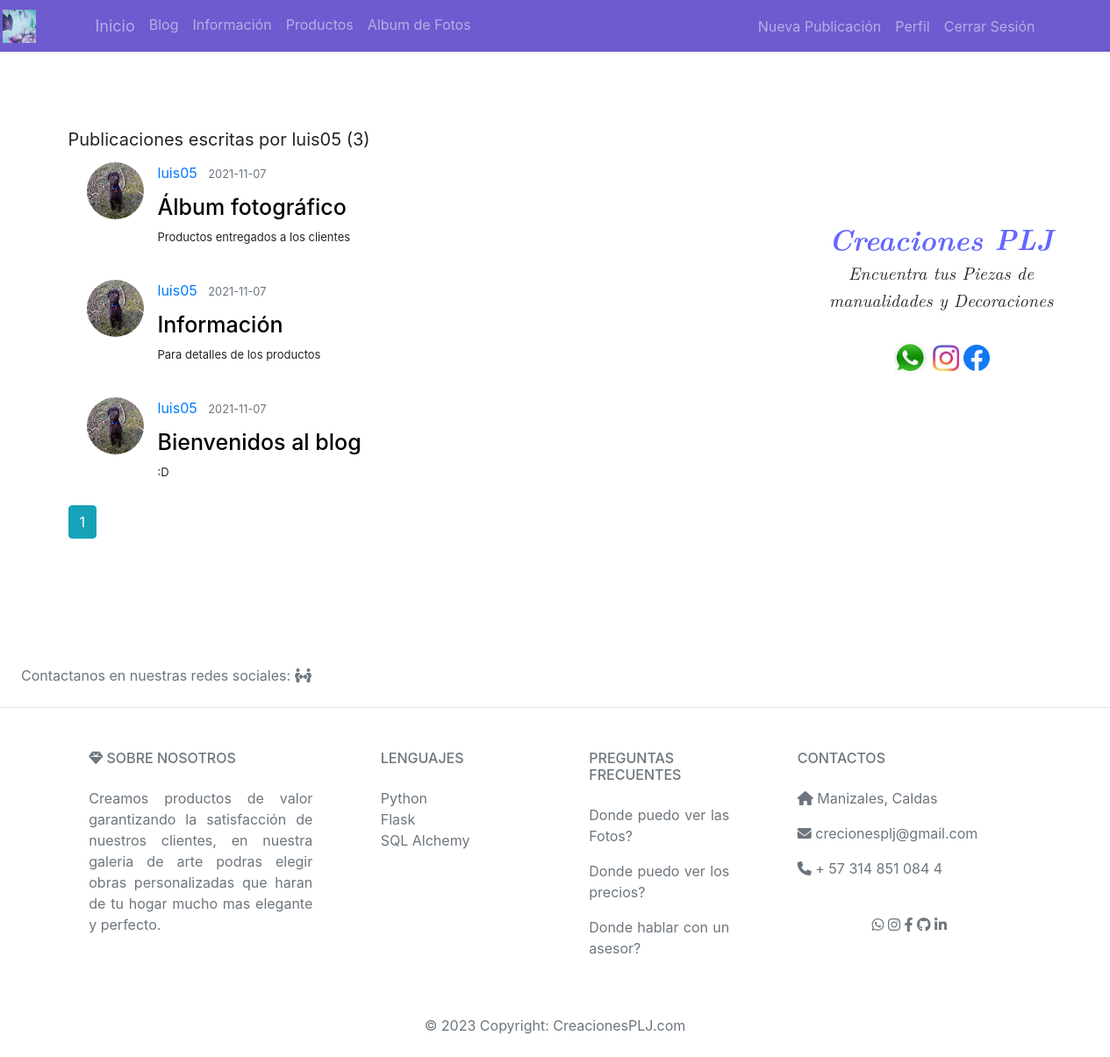
Page /user/luis05 (signed in) on the committed database.
### flaskblog/models.py (models this page shows, shortened)
class User(db.Model, UserMixin):
    id = db.Column(db.Integer, primary_key=True)
    username = db.Column(db.String(20), unique=True, nullable=False)
    email = db.Column(db.String(120), unique=True, nullable=False)
    image_file = db.Column(db.String(20), nullable=False, default='default.jpg')
    password = db.Column(db.String(60), nullable=False)
    posts = db.relationship('Post', backref='author', lazy=True)

class Post(db.Model):
    id = db.Column(db.Integer, primary_key=True)
    title = db.Column(db.String(100), nullable=False)
    date_posted = db.Column(db.DateTime, nullable=False, default=datetime.utcnow)
    content = db.Column(db.Text, nullable=False)
    user_id = db.Column(db.Integer, db.ForeignKey('user.id'), nullable=False)

### flaskblog/users/routes.py (the view)
@users.route("/user/<string:username>")
def user_posts(username):
    page = request.args.get('page', 1, type=int)
    user = User.query.filter_by(username=username).first_or_404()
    posts = Post.query.filter_by(author=user)\
        .order_by(Post.date_posted.desc())\
        .paginate(page=page, per_page=4)
    return render_template('user_posts.html', posts=posts, user=user)

### flaskblog/models.py (called while the page is built)
@login_manager.user_loader
def load_user(user_id):
    return User.query.get(int(user_id))

### flaskblog/templates/user_posts.html
{% extends "layout.html" %}
{% block content %}
<br></br>
<br></br>
    <h7 class="mb-3">Publicaciones escritas por {{ user.username }} ({{ posts.total }})</h7>
    {% for post in posts.items %}
            <article class="media content-section">
                <img class ="rounded-circle article-img" src="{{url_for('static', filename='profile_pics/' + post.author.image_file) }}">
                <div class="media-body">
                    <div class="article-metadata">
                    <a class="mr-2" href="{{ url_for('users.user_posts', username=post.author.username) }}">{{ post.author.username }}</a>
                    <small class="text-muted">{{ post.date_posted.strftime('%Y-%m-%d') }}</small>
                    </div>
                    <h2><a class="article-title" href="{{ url_for('posts.post', post_id=post.id) }}">{{ post.title }}</a></h2>
                    <p class="article-content">{{ post.content }}</p>
                </div>
            </article>
    {% endfor %}
    {% for page_num in posts.iter_pages(left_edge=1, right_edge=1, left_current=1, right_current=2)  %}
        {% if page_num %}
            {% if posts.page == page_num %}
                <a class="btn btn-info mb-4" href="{{ url_for('users.user_posts', username=user.username, page=page_num) }}">{{ page_num }}</a>
            {% else %}
                <a class="btn btn-outline-info mb-4" href="{{ url_for('main.home', page=page_num) }}">{{ page_num }}</a>
            {% endif %}
        {% else %}
            ...
        {% endif %}
    {% endfor %}
{% endblock content %}

### flaskblog/templates/css/style.css (style rules this page uses)
html,body,div,span,object,iframe,h1,h2,h3,h4,h5,h6,p,blockquote,pre,abbr,address,cite,code,del,dfn,em,img,ins,kbd,q,samp,small,strong,sub,sup,var,b,i,dl,dt,dd,ol,ul,li,fieldset,form,label,legend,table,caption,tbody,tfoot,thead,tr,th,td,article,aside,canvas,details,figcaption,figure,footer,header,hgroup,menu,nav,section,summary,time,mark,audio,video { margin:0;padding:0;border:0;outline:0;font-size:100%;vertical-align:baseline;background:transparent }
body { line-height:1 }
article,aside,details,figcaption,figure,footer,header,hgroup,menu,nav,section { display:block }
a { margin:0;padding:0;font-size:100%;vertical-align:baseline;background:transparent;text-decoration:none }
html,body { width:100%; height:100%; background:#111; }
html { -webkit-tap-highlight-color: rgba(0, 0, 0, 0); }
body { font:normal 75% Arial, Helvetica, sans-serif; }

### flaskblog/static/main.css (style rules this page uses)
body { background: rgb(250, 250, 250); }
h1, h2, h3, h4, h5, h6 { color: rgb(0, 0, 0); text-align: justify; }
p { text-align: justify; }
h7 { font-size: 20px; }
.text-muted { color: #000000; }
.content-section { background: #ffffff; padding: 10px 20px; border: 1px solid #ffffff; border-radius: 3px; }
.article-title { color: #000000; font-size: 25px; }
.article-content { white-space: pre-line; font-size: 13px; text-align: justify; }
.article-img { height: 65px; width: 65px; margin-right: 16px; }
.article-metadata { padding-bottom: 1px; margin-bottom: 4px; border-bottom: 1px solid #ffffff }

### rows in the picture
User: username "luis05"
Post: image_file (picture), author.username "luis05", date_posted "2021-11-07", title "Álbum fotográfico", content "Productos entregados a los clientes"
Post: image_file (picture), author.username "luis05", date_posted "2021-11-07", title "Información", content "Para detalles de los productos"
Post: image_file (picture), author.username "luis05", date_posted "2021-11-07", title "Bienvenidos al blog", content ":D"

### other values in the picture
{{ posts.total }} "3"
{{ page_num }} "1"
